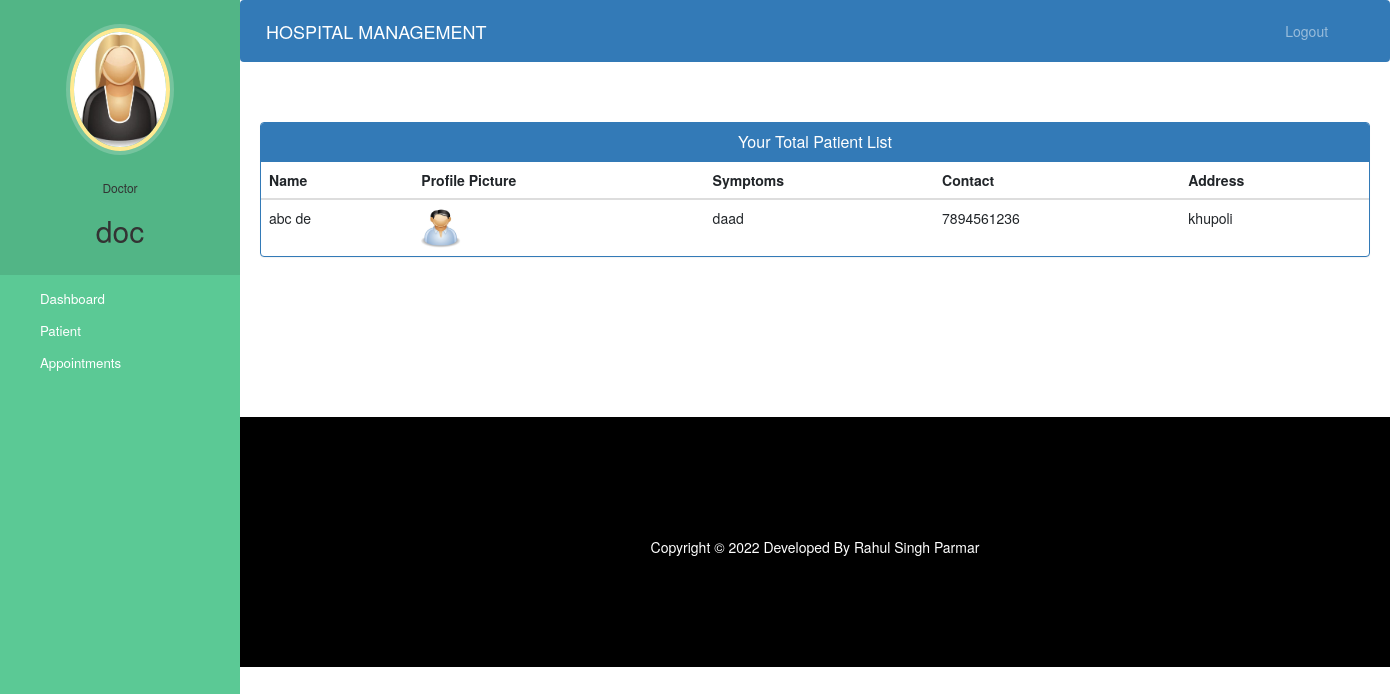
Page /doctor-view-patient (signed in) on the committed database.
### hospital/models.py (models this page shows, shortened)
class Doctor(models.Model):
    user = models.OneToOneField(User, on_delete=models.CASCADE)
    profile_pic = models.ImageField(upload_to='profile_pic/DoctorProfilePic/', null=True, blank=True)
    address = models.CharField(max_length=40)
    mobile = models.CharField(max_length=20, null=True)
    department = models.CharField(max_length=50, choices=departments, default='Cardiologist')
    status = models.BooleanField(default=False)

class Patient(models.Model):
    user = models.OneToOneField(User, on_delete=models.CASCADE)
    profile_pic = models.ImageField(upload_to='profile_pic/PatientProfilePic/', null=True, blank=True)
    address = models.CharField(max_length=40)
    mobile = models.CharField(max_length=20, null=False)
    symptoms = models.CharField(max_length=100, null=False)
    assignedDoctorId = models.PositiveIntegerField(null=True)
    admitDate = models.DateField(auto_now=True)
    status = models.BooleanField(default=False)
    @property
    def get_name(self):
        return self.user.first_name + " " + self.user.last_name

### hospital/views.py (the view)
# urls.py: path('doctor-view-patient', views.doctor_view_patient_view,name='doctor-view-patient'),
@login_required(login_url='doctorlogin')
@user_passes_test(is_doctor)
def doctor_view_patient_view(request):
    patients = models.Patient.objects.all().filter(status=True, assignedDoctorId=request.user.id)
    doctor = models.Doctor.objects.get(user_id=request.user.id)  # for profile picture of doctor in sidebar
    return render(request, 'hospital/doctor_view_patient.html', {'patients': patients, 'doctor': doctor})

### hospital/views.py (called while the page is built)
def is_doctor(user):
    return user.groups.filter(name='DOCTOR').exists()

### templates/hospital/doctor_view_patient.html (shortened to what this page needs)
{% extends 'hospital/doctor_base.html' %}
{% block content %}
{%load static%}
<head>
  <link href="//netdna.bootstrapcdn.com/bootstrap/3.0.0/css/bootstrap.min.css" rel="stylesheet" id="bootstrap-css">
</head>
<div class="container">
  <div class="panel panel-primary">
    <div class="panel-heading">
      <h6 class="panel-title">Your Total Patient List</h6>
    </div>
    <table class="table table-hover" id="dev-table">
      <thead>
        <tr>
          <th>Name</th>
          <th>Profile Picture</th>
          <th>Symptoms</th>
          <th>Contact</th>
          <th>Address</th>
        </tr>
      </thead>
      {% for p in patients %}
      <tr>
        <td> {{p.get_name}}</td>
        <td> <img src="{% static p.profile_pic.url %}" alt="Profile Pic" height="40px" width="40px" /></td>
        <td>{{p.symptoms}}</td>
        <td>{{p.mobile}}</td>
        <td>{{p.address}}</td>
      </tr>
      {% endfor %}
    </table>
  </div>
</div>
{% endblock content %}

### templates/hospital/doctor_base.html (shortened to what this page needs)
<!DOCTYPE html>
{% load static %}
<html lang="en">
<head>
  <link rel="stylesheet" href="https://stackpath.bootstrapcdn.com/bootstrap/4.3.1/css/bootstrap.min.css">
  <link rel="stylesheet" href="https://maxcdn.bootstrapcdn.com/font-awesome/4.7.0/css/font-awesome.min.css">
</head>
<body>
  <nav class="menu" tabindex="0">
    <header class="avatar">
      <img src="{% static doctor.profile_pic.url %}" alt="Profile Pic" />
      <br><br>
      <h6>Doctor</h6>
      <h2>{{request.user.first_name}}</h2>
    </header>
    <ul>
      <li tabindex="0" class="icon-dashboard"> <a style="color:white; text-decoration:none;" href="/doctor-dashboard"><span>Dashboard</span></a> </li>
      <li tabindex="0" class="icon-users"> <a style="color:white; text-decoration:none;" href="/doctor-patient"><span>Patient</span></a></li>
      <li tabindex="0" class="icon-calendar"> <a style="color:white; text-decoration:none;" href="/doctor-appointment"><span>Appointments</span></a></li>
    </ul>
  </nav>
  <main>
    <div class="bs-example">
      <nav class="navbar navbar-expand-md  navbar-dark fixed-top" style="background:#337AB7;">
        <a href="/doctor-dashboard" class="navbar-brand">HOSPITAL MANAGEMENT</a>
        <div class="collapse navbar-collapse justify-content-between" id="navbarCollapse">
          <div class="navbar-nav" style=" margin-left: 90%;">
            <a href="/logout" class="nav-item nav-link">Logout</a>
          </div>
        </div>
      </nav>
    </div>
    <br><br>
    {% block content %}
    {% endblock content %}
    <br><br><br><br><br><br><br>
    <footer>
      <br>
      <div class="container">
        <div class="row">
          <div class="col-md-12 col-sm-12">
            <div style="color:#ffffff;" class="wow fadeInUp footer-copyright">
              <p>
                Copyright &copy; 2022 Developed By Rahul Singh Parmar </p>
            </div>
          </div>
        </div>
      </div>
    </footer>
  </main>
</body>
</html>

### templates/hospital/doctor_base.html (style rules this page uses)
a:link { text-decoration: none; }
a { color: white; }
footer { padding: 0px 0px 0px 0px; background-color: black; margin: 0px; }
p { text-align: center; }
body { padding-left: 240px; }
main { position: relative; height: 100vh; }
.menu { background: #5bc995; height: 100vh; width: 240px; position: fixed; top: 0px; left: 0; z-index: 5; outline: none; }
.menu .avatar { background: rgba(0, 0, 0, 0.1); padding: 2em 0.5em; text-align: center; }
.menu .avatar img { width: 100px; border-radius: 50%; overflow: hidden; border: 4px solid #ffea92; box-shadow: 0 0 0 4px rgba(255, 255, 255, 0.2); }
.menu .avatar h2 { font-weight: normal; margin-bottom: 0; }
.menu ul { list-style: none; padding: 0.5em 0; margin: 0; }
.menu ul li { padding: 0.5em 1em 0.5em 3em; font-size: 0.95em; font-weight: regular; background-repeat: no-repeat; background-position: left 15px center; background-size: auto 20px; transition: all 0.15s linear; cursor: pointer; }
.menu ul li.icon-dashboard { background-image: url("http://www.entypo.com/images//gauge.svg"); }
.menu ul li.icon-users { background-image: url("http://www.entypo.com/images//users.svg"); }
.menu ul li.icon-calendar { background-image: url("http://www.entypo.com/images//calendar.svg"); }

### templates/hospital/doctor_view_patient.html (style rules this page uses)
a:link { text-decoration: none; }
h6 { text-align: center; }
.row { margin: 100px; }

### rows in the picture
Doctor: profile_pic (picture)
Patient: get_name "abc de", profile_pic (picture), symptoms "daad", mobile "7894561236", address "khupoli"

### other values in the picture
{{ request.user.first_name }} "doc"
